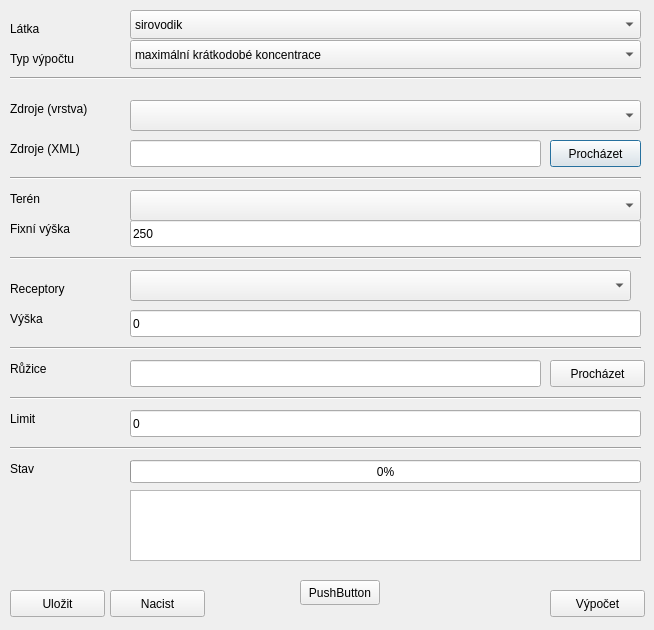
<?xml version="1.0" encoding="UTF-8"?>
<ui version="4.0">
 <class>MainDialogBase</class>
 <widget class="QDialog" name="MainDialogBase">
  <property name="geometry">
   <rect>
    <x>0</x>
    <y>0</y>
    <width>654</width>
    <height>630</height>
   </rect>
  </property>
  <property name="windowTitle">
   <string>Open Symos</string>
  </property>
  <widget class="QComboBox" name="cmbLatka">
   <property name="geometry">
    <rect>
     <x>130</x>
     <y>10</y>
     <width>511</width>
     <height>29</height>
    </rect>
   </property>
   <item>
    <property name="text">
     <string>sirovodik</string>
    </property>
   </item>
   <item>
    <property name="text">
     <string>chlorovodik</string>
    </property>
   </item>
   <item>
    <property name="text">
     <string>peroxid_vodiku</string>
    </property>
   </item>
   <item>
    <property name="text">
     <string>dimetyl_sulfid</string>
    </property>
   </item>
   <item>
    <property name="text">
     <string>oxid_siricity</string>
    </property>
   </item>
   <item>
    <property name="text">
     <string>oxid_dusnaty</string>
    </property>
   </item>
   <item>
    <property name="text">
     <string>oxid_dusicity</string>
    </property>
   </item>
   <item>
    <property name="text">
     <string>amoniak</string>
    </property>
   </item>
   <item>
    <property name="text">
     <string>sirouhlik</string>
    </property>
   </item>
   <item>
    <property name="text">
     <string>formaldehyd</string>
    </property>
   </item>
   <item>
    <property name="text">
     <string>oxid_dusny</string>
    </property>
   </item>
   <item>
    <property name="text">
     <string>oxid_uhelnaty</string>
    </property>
   </item>
   <item>
    <property name="text">
     <string>oxid_uhlicity</string>
    </property>
   </item>
   <item>
    <property name="text">
     <string>metan</string>
    </property>
   </item>
   <item>
    <property name="text">
     <string>vyssi_uhlovodiky</string>
    </property>
   </item>
   <item>
    <property name="text">
     <string>metyl_chlorid</string>
    </property>
   </item>
   <item>
    <property name="text">
     <string>karbonyl_sulfid</string>
    </property>
   </item>
   <item>
    <property name="text">
     <string>prach</string>
    </property>
   </item>
  </widget>
  <widget class="QLineEdit" name="txtZdroj">
   <property name="geometry">
    <rect>
     <x>130</x>
     <y>140</y>
     <width>411</width>
     <height>27</height>
    </rect>
   </property>
  </widget>
  <widget class="QPushButton" name="btnZdroj">
   <property name="geometry">
    <rect>
     <x>550</x>
     <y>140</y>
     <width>91</width>
     <height>27</height>
    </rect>
   </property>
   <property name="text">
    <string>Procházet</string>
   </property>
  </widget>
  <widget class="QLabel" name="lblLatka">
   <property name="geometry">
    <rect>
     <x>10</x>
     <y>20</y>
     <width>65</width>
     <height>17</height>
    </rect>
   </property>
   <property name="text">
    <string>Látka</string>
   </property>
  </widget>
  <widget class="QLabel" name="lblTypVypoctu">
   <property name="geometry">
    <rect>
     <x>10</x>
     <y>50</y>
     <width>81</width>
     <height>17</height>
    </rect>
   </property>
   <property name="text">
    <string>Typ výpočtu</string>
   </property>
  </widget>
  <widget class="QComboBox" name="cmbTypVypoctu">
   <property name="geometry">
    <rect>
     <x>130</x>
     <y>40</y>
     <width>511</width>
     <height>29</height>
    </rect>
   </property>
   <item>
    <property name="text">
     <string>maximální krátkodobé koncentrace</string>
    </property>
   </item>
   <item>
    <property name="text">
     <string>průměrné roční koncentrace</string>
    </property>
   </item>
   <item>
    <property name="text">
     <string>doby překročení zvolených koncentrací</string>
    </property>
   </item>
  </widget>
  <widget class="QLabel" name="lblZdroj">
   <property name="geometry">
    <rect>
     <x>10</x>
     <y>140</y>
     <width>101</width>
     <height>17</height>
    </rect>
   </property>
   <property name="text">
    <string>Zdroje (XML)</string>
   </property>
  </widget>
  <widget class="Line" name="line">
   <property name="geometry">
    <rect>
     <x>10</x>
     <y>70</y>
     <width>631</width>
     <height>16</height>
    </rect>
   </property>
   <property name="orientation">
    <enum>Qt::Horizontal</enum>
   </property>
  </widget>
  <widget class="QLabel" name="lblTeren">
   <property name="geometry">
    <rect>
     <x>10</x>
     <y>190</y>
     <width>81</width>
     <height>17</height>
    </rect>
   </property>
   <property name="text">
    <string>Terén</string>
   </property>
  </widget>
  <widget class="Line" name="line_2">
   <property name="geometry">
    <rect>
     <x>10</x>
     <y>170</y>
     <width>631</width>
     <height>16</height>
    </rect>
   </property>
   <property name="orientation">
    <enum>Qt::Horizontal</enum>
   </property>
  </widget>
  <widget class="QLineEdit" name="txtTeren2">
   <property name="geometry">
    <rect>
     <x>130</x>
     <y>220</y>
     <width>511</width>
     <height>27</height>
    </rect>
   </property>
   <property name="text">
    <string>250</string>
   </property>
  </widget>
  <widget class="QLabel" name="lblTeren2">
   <property name="geometry">
    <rect>
     <x>10</x>
     <y>220</y>
     <width>91</width>
     <height>17</height>
    </rect>
   </property>
   <property name="text">
    <string>Fixní výška</string>
   </property>
  </widget>
  <widget class="Line" name="line_3">
   <property name="geometry">
    <rect>
     <x>10</x>
     <y>250</y>
     <width>631</width>
     <height>16</height>
    </rect>
   </property>
   <property name="orientation">
    <enum>Qt::Horizontal</enum>
   </property>
  </widget>
  <widget class="QLabel" name="lblReceptory">
   <property name="geometry">
    <rect>
     <x>10</x>
     <y>280</y>
     <width>81</width>
     <height>17</height>
    </rect>
   </property>
   <property name="text">
    <string>Receptory</string>
   </property>
  </widget>
  <widget class="QPushButton" name="btnCalculate">
   <property name="geometry">
    <rect>
     <x>550</x>
     <y>590</y>
     <width>95</width>
     <height>27</height>
    </rect>
   </property>
   <property name="text">
    <string>Výpočet</string>
   </property>
  </widget>
  <widget class="QPushButton" name="btnRuzice">
   <property name="geometry">
    <rect>
     <x>550</x>
     <y>360</y>
     <width>95</width>
     <height>27</height>
    </rect>
   </property>
   <property name="text">
    <string>Procházet</string>
   </property>
  </widget>
  <widget class="Line" name="line_4">
   <property name="geometry">
    <rect>
     <x>10</x>
     <y>340</y>
     <width>631</width>
     <height>16</height>
    </rect>
   </property>
   <property name="orientation">
    <enum>Qt::Horizontal</enum>
   </property>
  </widget>
  <widget class="QLabel" name="lblRuzice">
   <property name="geometry">
    <rect>
     <x>10</x>
     <y>360</y>
     <width>81</width>
     <height>17</height>
    </rect>
   </property>
   <property name="text">
    <string>Růžice</string>
   </property>
  </widget>
  <widget class="QLineEdit" name="txtRuzice">
   <property name="geometry">
    <rect>
     <x>130</x>
     <y>360</y>
     <width>411</width>
     <height>27</height>
    </rect>
   </property>
  </widget>
  <widget class="QLabel" name="lblReceptoryVyska">
   <property name="geometry">
    <rect>
     <x>10</x>
     <y>310</y>
     <width>81</width>
     <height>17</height>
    </rect>
   </property>
   <property name="text">
    <string>Výška</string>
   </property>
  </widget>
  <widget class="QLineEdit" name="txtReceptoryVyska">
   <property name="geometry">
    <rect>
     <x>130</x>
     <y>310</y>
     <width>511</width>
     <height>27</height>
    </rect>
   </property>
   <property name="text">
    <string>0</string>
   </property>
  </widget>
  <widget class="QPushButton" name="btnUlozit">
   <property name="geometry">
    <rect>
     <x>10</x>
     <y>590</y>
     <width>95</width>
     <height>27</height>
    </rect>
   </property>
   <property name="text">
    <string>Uložit</string>
   </property>
  </widget>
  <widget class="QPushButton" name="btnNacist">
   <property name="geometry">
    <rect>
     <x>110</x>
     <y>590</y>
     <width>95</width>
     <height>27</height>
    </rect>
   </property>
   <property name="text">
    <string>Nacist</string>
   </property>
  </widget>
  <widget class="QLabel" name="lblLimit">
   <property name="geometry">
    <rect>
     <x>10</x>
     <y>410</y>
     <width>81</width>
     <height>17</height>
    </rect>
   </property>
   <property name="text">
    <string>Limit</string>
   </property>
  </widget>
  <widget class="QLineEdit" name="txtLimit">
   <property name="geometry">
    <rect>
     <x>130</x>
     <y>410</y>
     <width>511</width>
     <height>27</height>
    </rect>
   </property>
   <property name="text">
    <string>0</string>
   </property>
  </widget>
  <widget class="Line" name="line_5">
   <property name="geometry">
    <rect>
     <x>10</x>
     <y>390</y>
     <width>631</width>
     <height>16</height>
    </rect>
   </property>
   <property name="orientation">
    <enum>Qt::Horizontal</enum>
   </property>
  </widget>
  <widget class="QLabel" name="lblStatus">
   <property name="geometry">
    <rect>
     <x>10</x>
     <y>460</y>
     <width>81</width>
     <height>17</height>
    </rect>
   </property>
   <property name="text">
    <string>Stav</string>
   </property>
  </widget>
  <widget class="QTextEdit" name="txtStatus">
   <property name="geometry">
    <rect>
     <x>130</x>
     <y>490</y>
     <width>511</width>
     <height>71</height>
    </rect>
   </property>
  </widget>
  <widget class="QProgressBar" name="progressBar">
   <property name="geometry">
    <rect>
     <x>130</x>
     <y>460</y>
     <width>511</width>
     <height>23</height>
    </rect>
   </property>
   <property name="value">
    <number>0</number>
   </property>
  </widget>
  <widget class="Line" name="line_6">
   <property name="geometry">
    <rect>
     <x>10</x>
     <y>440</y>
     <width>631</width>
     <height>16</height>
    </rect>
   </property>
   <property name="orientation">
    <enum>Qt::Horizontal</enum>
   </property>
  </widget>
  <widget class="QLabel" name="lblZdrojeVrstva">
   <property name="geometry">
    <rect>
     <x>10</x>
     <y>100</y>
     <width>121</width>
     <height>17</height>
    </rect>
   </property>
   <property name="text">
    <string>Zdroje (vrstva)</string>
   </property>
  </widget>
  <widget class="QgsMapLayerComboBox" name="mMapLayerComboBoxReceptory">
   <property name="geometry">
    <rect>
     <x>130</x>
     <y>270</y>
     <width>501</width>
     <height>31</height>
    </rect>
   </property>
  </widget>
  <widget class="QgsMapLayerComboBox" name="mMapLayerComboBoxZdroje">
   <property name="geometry">
    <rect>
     <x>130</x>
     <y>100</y>
     <width>511</width>
     <height>31</height>
    </rect>
   </property>
  </widget>
  <widget class="QgsMapLayerComboBox" name="mMapLayerComboBoxTeren">
   <property name="geometry">
    <rect>
     <x>130</x>
     <y>190</y>
     <width>511</width>
     <height>31</height>
    </rect>
   </property>
  </widget>
  <widget class="QPushButton" name="pushButton">
   <property name="geometry">
    <rect>
     <x>300</x>
     <y>580</y>
     <width>80</width>
     <height>25</height>
    </rect>
   </property>
   <property name="text">
    <string>PushButton</string>
   </property>
  </widget>
 </widget>
 <customwidgets>
  <customwidget>
   <class>QgsMapLayerComboBox</class>
   <extends>QComboBox</extends>
   <header>qgsmaplayercombobox.h</header>
  </customwidget>
 </customwidgets>
 <resources/>
 <connections/>
</ui>
